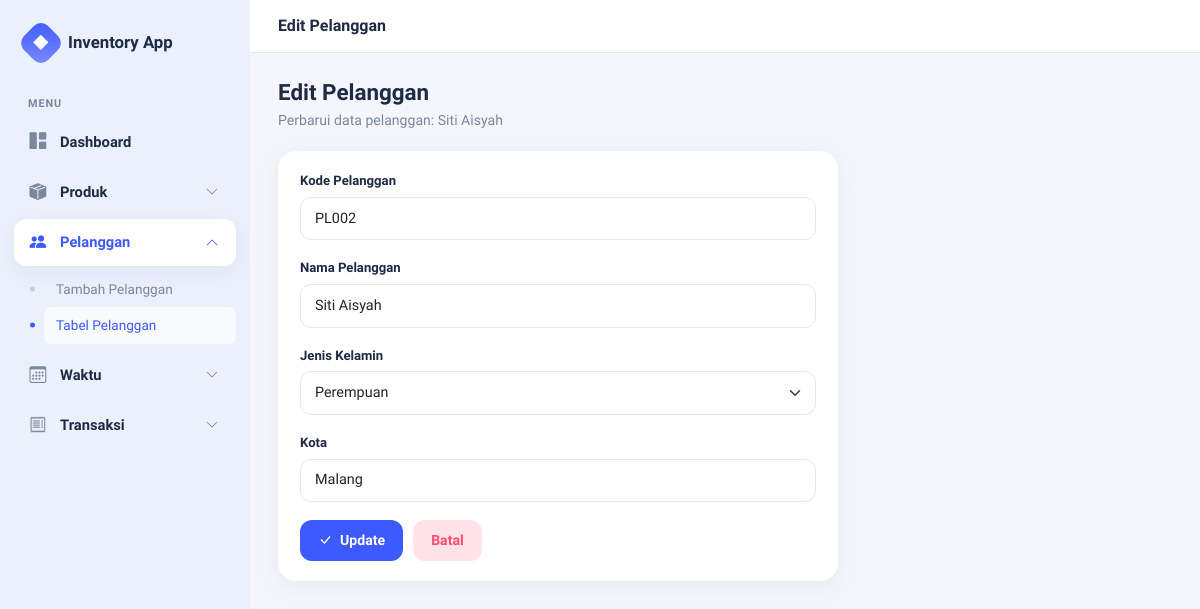
Screenshot of /pelanggan/edit.php?id=2 with the database file from the repository.
### tables this page shows
CREATE TABLE `dim_pelanggan` (
  `id_pelanggan` int NOT NULL,
  `kode_pelanggan` varchar(20) DEFAULT NULL,
  `nama_pelanggan` varchar(100) DEFAULT NULL,
  `jenis_kelamin` enum('L','P') DEFAULT NULL,
  `kota` varchar(50) DEFAULT NULL
);

### pelanggan/edit.php (the view, shortened to what this page needs)
<?php
include '../config/koneksi.php';
$id = isset($_GET['id']) ? (int)$_GET['id'] : 0;
$data = mysqli_fetch_assoc(
    mysqli_query($conn, "SELECT * FROM dim_pelanggan WHERE id_pelanggan='$id'")
);
include '../includes/header.php';
?>
<div class="page-heading">
    <div>
        <h2>Edit Pelanggan</h2>
        <p>Perbarui data pelanggan: <?= htmlspecialchars($data['nama_pelanggan']) ?></p>
    </div>
</div>
<div class="surface-card form-shell">
    <form method="POST">
        <div class="field">
            <label>Kode Pelanggan</label>
            <input type="text" name="kode_pelanggan" class="form-control" value="<?= htmlspecialchars($data['kode_pelanggan']) ?>" required>
        </div>
        <div class="field">
            <label>Nama Pelanggan</label>
            <input type="text" name="nama_pelanggan" class="form-control" value="<?= htmlspecialchars($data['nama_pelanggan']) ?>" required>
        </div>
        <div class="field">
            <label>Jenis Kelamin</label>
            <select name="jenis_kelamin" class="form-select">
                <option value="P" <?= $data['jenis_kelamin']==='P'?'selected':'' ?>>Perempuan</option>
            </select>
        </div>
        <div class="field">
            <label>Kota</label>
            <input type="text" name="kota" class="form-control" value="<?= htmlspecialchars($data['kota']) ?>" required>
        </div>
        <div class="form-actions">
            <button type="submit" name="update" class="btn-app-primary">
                <i class="bi bi-check-lg"></i> Update
            </button>
            <a href="index.php" class="btn-app-cancel">Batal</a>
        </div>
    </form>
</div>
<?php include '../includes/footer.php'; ?>

### assets/css/style.css (style rules this page uses)
:root { --primary: #3D5AFE; --primary-dark: #2C3FD1; --primary-soft: #E8ECFF; --sidebar-bg: #EAF0FC; --sidebar-active: #FFFFFF; --bg-page: #F4F6FB; --text-dark: #1F2A44; --text-muted: #7C879B; --border-soft: #E3E8F2; --danger: #FF4D6D; --danger-soft: #FFE3E8; --success: #18B26B; --radius-lg: 18px; --radius-md: 12px; --shadow-soft: 0 6px 24px rgba(31, 42, 68, 0.06); }
* { box-sizing:border-box; }
body { font-family:'Plus Jakarta Sans','Inter',system-ui,-apple-system,sans-serif; background:var(--bg-page); color:var(--text-dark); margin:0; min-height:100vh; }
a { text-decoration:none; }
.page-heading { display:flex; align-items:flex-end; justify-content:space-between; flex-wrap:wrap; gap:12px; margin-bottom:20px; }
.page-heading h2 { font-size:1.4rem; font-weight:800; margin:0 0 4px; }
.page-heading p { margin:0; color:var(--text-muted); font-size:.88rem; }
.surface-card { background:#fff; border-radius:var(--radius-lg); box-shadow:var(--shadow-soft); padding:20px 22px; margin-bottom:22px; }
.btn-app-primary { background:var(--primary); border:none; color:#fff; padding:10px 18px; border-radius:12px; font-weight:700; font-size:.88rem; display:inline-flex; align-items:center; gap:8px; white-space:nowrap; }
.btn-app-cancel { background:var(--danger-soft); border:none; color:var(--danger); padding:10px 18px; border-radius:12px; font-weight:700; font-size:.88rem; }
.form-shell { max-width:560px; }
.form-shell label { font-weight:700; font-size:.82rem; color:var(--text-dark); margin-bottom:6px; display:block; }
.form-shell .form-control, .form-shell .form-select { border-radius:11px; border:1px solid var(--border-soft); padding:10px 14px; font-size:.9rem; }
.form-shell .field { margin-bottom:18px; }
.form-shell .form-actions { display:flex; gap:10px; margin-top:6px; }

### rows the page displays
dim_pelanggan: nama_pelanggan "Siti Aisyah", kode_pelanggan "PL002", jenis_kelamin "Perempuan", kota "Malang"

### other values shown
$page_title "Edit Pelanggan"
